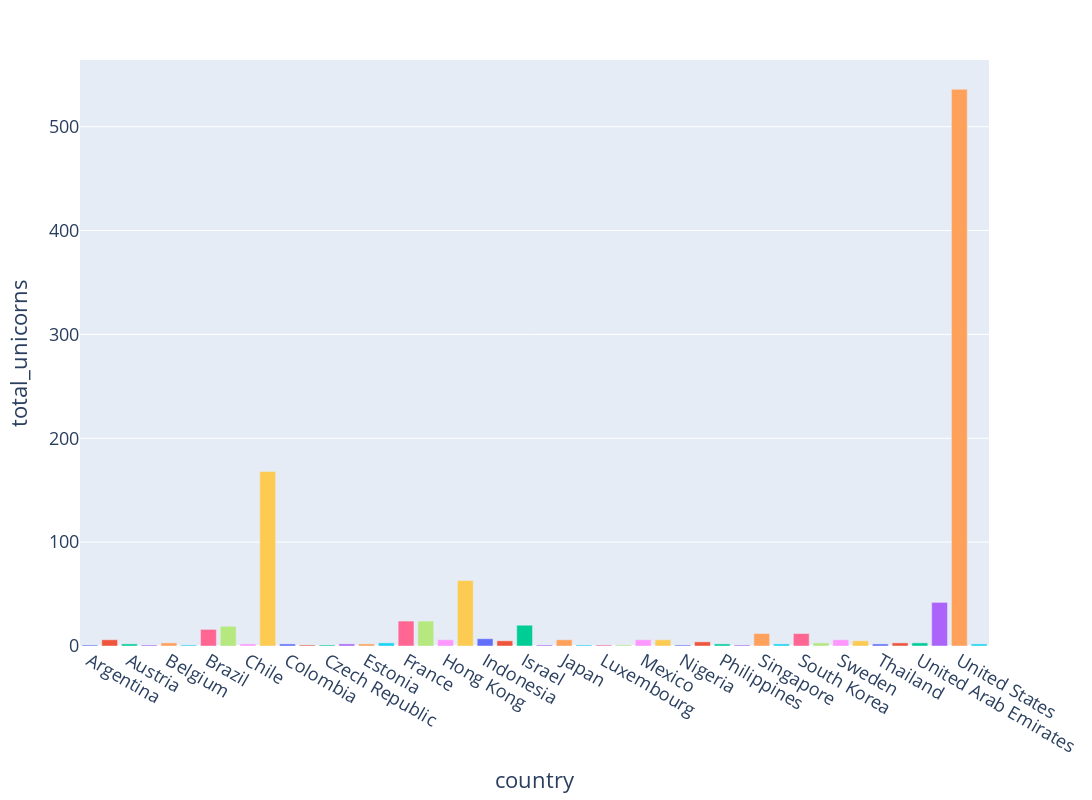

The cell this chart's notebook holds for it:
### Code cell
fig = px.bar(country_metrics, x="country", y="total_unicorns", color="country")

fig.update_layout(
    height=800,
    width=1200,
    showlegend=False,
    font=dict(
        size=18,
        
    )
)

fig.show()

### Figure 1 — Plotly figure (JSON) as saved in the notebook; plotly's stock layout.template omitted (floating-point values rounded to 4 significant figures)
{"data": [{"alignmentgroup": "True", "hovertemplate": "country=%{x}<br>total_unicorns=%{y}<extra></extra>", "legendgroup": "Argentina", "marker": {"color": "#636efa", "pattern": {"shape": ""}}, "name": "Argentina", "offsetgroup": "Argentina", "orientation": "v", "showlegend": true, "textposition": "auto", "type": "bar", "x": ["Argentina"], "xaxis": "x", "y": [1], "yaxis": "y"}, {"alignmentgroup": "True", "hovertemplate": "country=%{x}<br>total_unicorns=%{y}<extra></extra>", "legendgroup": "Australia", "marker": {"color": "#EF553B", "pattern": {"shape": ""}}, "name": "Australia", "offsetgroup": "Australia", "orientation": "v", "showlegend": true, "textposition": "auto", "type": "bar", "x": ["Australia"], "xaxis": "x", "y": [6], "yaxis": "y"}, {"alignmentgroup": "True", "hovertemplate": "country=%{x}<br>total_unicorns=%{y}<extra></extra>", "legendgroup": "Austria", "marker": {"color": "#00cc96", "pattern": {"shape": ""}}, "name": "Austria", "offsetgroup": "Austria", "orientation": "v", "showlegend": true, "textposition": "auto", "type": "bar", "x": ["Austria"], "xaxis": "x", "y": [2], "yaxis": "y"}, {"alignmentgroup": "True", "hovertemplate": "country=%{x}<br>total_unicorns=%{y}<extra></extra>", "legendgroup": "Bahamas", "marker": {"color": "#ab63fa", "pattern": {"shape": ""}}, "name": "Bahamas", "offsetgroup": "Bahamas", "orientation": "v", "showlegend": true, "textposition": "auto", "type": "bar", "x": ["Bahamas"], "xaxis": "x", "y": [1], "yaxis": "y"}, {"alignmentgroup": "True", "hovertemplate": "country=%{x}<br>total_unicorns=%{y}<extra></extra>", "legendgroup": "Belgium", "marker": {"color": "#FFA15A", "pattern": {"shape": ""}}, "name": "Belgium", "offsetgroup": "Belgium", "orientation": "v", "showlegend": true, "textposition": "auto", "type": "bar", "x": ["Belgium"], "xaxis": "x", "y": [3], "yaxis": "y"}, {"alignmentgroup": "True", "hovertemplate": "country=%{x}<br>total_unicorns=%{y}<extra></extra>", "legendgroup": "Bermuda", "marker": {"color": "#19d3f3", "pattern": {"shape": ""}}, "name": "Bermuda", "offsetgroup": "Bermuda", "orientation": "v", "showlegend": true, "textposition": "auto", "type": "bar", "x": ["Bermuda"], "xaxis": "x", "y": [1], "yaxis": "y"}, {"alignmentgroup": "True", "hovertemplate": "country=%{x}<br>total_unicorns=%{y}<extra></extra>", "legendgroup": "Brazil", "marker": {"color": "#FF6692", "pattern": {"shape": ""}}, "name": "Brazil", "offsetgroup": "Brazil", "orientation": "v", "showlegend": true, "textposition": "auto", "type": "bar", "x": ["Brazil"], "xaxis": "x", "y": [16], "yaxis": "y"}, {"alignmentgroup": "True", "hovertemplate": "country=%{x}<br>total_unicorns=%{y}<extra></extra>", "legendgroup": "Canada", "marker": {"color": "#B6E880", "pattern": {"shape": ""}}, "name": "Canada", "offsetgroup": "Canada", "orientation": "v", "showlegend": true, "textposition": "auto", "type": "bar", "x": ["Canada"], "xaxis": "x", "y": [19], "yaxis": "y"}, {"alignmentgroup": "True", "hovertemplate": "country=%{x}<br>total_unicorns=%{y}<extra></extra>", "legendgroup": "Chile", "marker": {"color": "#FF97FF", "pattern": {"shape": ""}}, "name": "Chile", "offsetgroup": "Chile", "orientation": "v", "showlegend": true, "textposition": "auto", "type": "bar", "x": ["Chile"], "xaxis": "x", "y": [2], "yaxis": "y"}, {"alignmentgroup": "True", "hovertemplate": "country=%{x}<br>total_unicorns=%{y}<extra></extra>", "legendgroup": "China", "marker": {"color": "#FECB52", "pattern": {"shape": ""}}, "name": "China", "offsetgroup": "China", "orientation": "v", "showlegend": true, "textposition": "auto", "type": "bar", "x": ["China"], "xaxis": "x", "y": [168], "yaxis": "y"}, {"alignmentgroup": "True", "hovertemplate": "country=%{x}<br>total_unicorns=%{y}<extra></extra>", "legendgroup": "Colombia", "marker": {"color": "#636efa", "pattern": {"shape": ""}}, "name": "Colombia", "offsetgroup": "Colombia", "orientation": "v", "showlegend": true, "textposition": "auto", "type": "bar", "x": ["Colombia"], "xaxis": "x", "y": [2], "yaxis": "y"}, {"alignmentgroup": "True", "hovertemplate": "country=%{x}<br>total_unicorns=%{y}<extra></extra>", "legendgroup": "Croatia", "marker": {"color": "#EF553B", "pattern": {"shape": ""}}, "name": "Croatia", "offsetgroup": "Croatia", "orientation": "v", "showlegend": true, "textposition": "auto", "type": "bar", "x": ["Croatia"], "xaxis": "x", "y": [1], "yaxis": "y"}, {"alignmentgroup": "True", "hovertemplate": "country=%{x}<br>total_unicorns=%{y}<extra></extra>", "legendgroup": "Czech Republic", "marker": {"color": "#00cc96", "pattern": {"shape": ""}}, "name": "Czech Republic", "offsetgroup": "Czech Republic", "orientation": "v", "showlegend": true, "textposition": "auto", "type": "bar", "x": ["Czech Republic"], "xaxis": "x", "y": [1], "yaxis": "y"}, {"alignmentgroup": "True", "hovertemplate": "country=%{x}<br>total_unicorns=%{y}<extra></extra>", "legendgroup": "Denmark", "marker": {"color": "#ab63fa", "pattern": {"shape": ""}}, "name": "Denmark", "offsetgroup": "Denmark", "orientation": "v", "showlegend": true, "textposition": "auto", "type": "bar", "x": ["Denmark"], "xaxis": "x", "y": [2], "yaxis": "y"}, {"alignmentgroup": "True", "hovertemplate": "country=%{x}<br>total_unicorns=%{y}<extra></extra>", "legendgroup": "Estonia", "marker": {"color": "#FFA15A", "pattern": {"shape": ""}}, "name": "Estonia", "offsetgroup": "Estonia", "orientation": "v", "showlegend": true, "textposition": "auto", "type": "bar", "x": ["Estonia"], "xaxis": "x", "y": [2], "yaxis": "y"}, {"alignmentgroup": "True", "hovertemplate": "country=%{x}<br>total_unicorns=%{y}<extra></extra>", "legendgroup": "Finland", "marker": {"color": "#19d3f3", "pattern": {"shape": ""}}, "name": "Finland", "offsetgroup": "Finland", "orientation": "v", "showlegend": true, "textposition": "auto", "type": "bar", "x": ["Finland"], "xaxis": "x", "y": [3], "yaxis": "y"}, {"alignmentgroup": "True", "hovertemplate": "country=%{x}<br>total_unicorns=%{y}<extra></extra>", "legendgroup": "France", "marker": {"color": "#FF6692", "pattern": {"shape": ""}}, "name": "France", "offsetgroup": "France", "orientation": "v", "showlegend": true, "textposition": "auto", "type": "bar", "x": ["France"], "xaxis": "x", "y": [24], "yaxis": "y"}, {"alignmentgroup": "True", "hovertemplate": "country=%{x}<br>total_unicorns=%{y}<extra></extra>", "legendgroup": "Germany", "marker": {"color": "#B6E880", "pattern": {"shape": ""}}, "name": "Germany", "offsetgroup": "Germany", "orientation": "v", "showlegend": true, "textposition": "auto", "type": "bar", "x": ["Germany"], "xaxis": "x", "y": [24], "yaxis": "y"}, {"alignmentgroup": "True", "hovertemplate": "country=%{x}<br>total_unicorns=%{y}<extra></extra>", "legendgroup": "Hong Kong", "marker": {"color": "#FF97FF", "pattern": {"shape": ""}}, "name": "Hong Kong", "offsetgroup": "Hong Kong", "orientation": "v", "showlegend": true, "textposition": "auto", "type": "bar", "x": ["Hong Kong"], "xaxis": "x", "y": [6], "yaxis": "y"}, {"alignmentgroup": "True", "hovertemplate": "country=%{x}<br>total_unicorns=%{y}<extra></extra>", "legendgroup": "India", "marker": {"color": "#FECB52", "pattern": {"shape": ""}}, "name": "India", "offsetgroup": "India", "orientation": "v", "showlegend": true, "textposition": "auto", "type": "bar", "x": ["India"], "xaxis": "x", "y": [63], "yaxis": "y"}, {"alignmentgroup": "True", "hovertemplate": "country=%{x}<br>total_unicorns=%{y}<extra></extra>", "legendgroup": "Indonesia", "marker": {"color": "#636efa", "pattern": {"shape": ""}}, "name": "Indonesia", "offsetgroup": "Indonesia", "orientation": "v", "showlegend": true, "textposition": "auto", "type": "bar", "x": ["Indonesia"], "xaxis": "x", "y": [7], "yaxis": "y"}, {"alignmentgroup": "True", "hovertemplate": "country=%{x}<br>total_unicorns=%{y}<extra></extra>", "legendgroup": "Ireland", "marker": {"color": "#EF553B", "pattern": {"shape": ""}}, "name": "Ireland", "offsetgroup": "Ireland", "orientation": "v", "showlegend": true, "textposition": "auto", "type": "bar", "x": ["Ireland"], "xaxis": "x", "y": [5], "yaxis": "y"}, {"alignmentgroup": "True", "hovertemplate": "country=%{x}<br>total_unicorns=%{y}<extra></extra>", "legendgroup": "Israel", "marker": {"color": "#00cc96", "pattern": {"shape": ""}}, "name": "Israel", "offsetgroup": "Israel", "orientation": "v", "showlegend": true, "textposition": "auto", "type": "bar", "x": ["Israel"], "xaxis": "x", "y": [20], "yaxis": "y"}, {"alignmentgroup": "True", "hovertemplate": "country=%{x}<br>total_unicorns=%{y}<extra></extra>", "legendgroup": "Italy", "marker": {"color": "#ab63fa", "pattern": {"shape": ""}}, "name": "Italy", "offsetgroup": "Italy", "orientation": "v", "showlegend": true, "textposition": "auto", "type": "bar", "x": ["Italy"], "xaxis": "x", "y": [1], "yaxis": "y"}, {"alignmentgroup": "True", "hovertemplate": "country=%{x}<br>total_unicorns=%{y}<extra></extra>", "legendgroup": "Japan", "marker": {"color": "#FFA15A", "pattern": {"shape": ""}}, "name": "Japan", "offsetgroup": "Japan", "orientation": "v", "showlegend": true, "textposition": "auto", "type": "bar", "x": ["Japan"], "xaxis": "x", "y": [6], "yaxis": "y"}, {"alignmentgroup": "True", "hovertemplate": "country=%{x}<br>total_unicorns=%{y}<extra></extra>", "legendgroup": "Lithuania", "marker": {"color": "#19d3f3", "pattern": {"shape": ""}}, "name": "Lithuania", "offsetgroup": "Lithuania", "orientation": "v", "showlegend": true, "textposition": "auto", "type": "bar", "x": ["Lithuania"], "xaxis": "x", "y": [1], "yaxis": "y"}, {"alignmentgroup": "True", "hovertemplate": "country=%{x}<br>total_unicorns=%{y}<extra></extra>", "legendgroup": "Luxembourg", "marker": {"color": "#FF6692", "pattern": {"shape": ""}}, "name": "Luxembourg", "offsetgroup": "Luxembourg", "orientation": "v", "showlegend": true, "textposition": "auto", "type": "bar", "x": ["Luxembourg"], "xaxis": "x", "y": [1], "yaxis": "y"}, {"alignmentgroup": "True", "hovertemplate": "country=%{x}<br>total_unicorns=%{y}<extra></extra>", "legendgroup": "Malaysia", "marker": {"color": "#B6E880", "pattern": {"shape": ""}}, "name": "Malaysia", "offsetgroup": "Malaysia", "orientation": "v", "showlegend": true, "textposition": "auto", "type": "bar", "x": ["Malaysia"], "xaxis": "x", "y": [1], "yaxis": "y"}, {"alignmentgroup": "True", "hovertemplate": "country=%{x}<br>total_unicorns=%{y}<extra></extra>", "legendgroup": "Mexico", "marker": {"color": "#FF97FF", "pattern": {"shape": ""}}, "name": "Mexico", "offsetgroup": "Mexico", "orientation": "v", "showlegend": true, "textposition": "auto", "type": "bar", "x": ["Mexico"], "xaxis": "x", "y": [6], "yaxis": "y"}, {"alignmentgroup": "True", "hovertemplate": "country=%{x}<br>total_unicorns=%{y}<extra></extra>", "legendgroup": "Netherlands", "marker": {"color": "#FECB52", "pattern": {"shape": ""}}, "name": "Netherlands", "offsetgroup": "Netherlands", "orientation": "v", "showlegend": true, "textposition": "auto", "type": "bar", "x": ["Netherlands"], "xaxis": "x", "y": [6], "yaxis": "y"}, {"alignmentgroup": "True", "hovertemplate": "country=%{x}<br>total_unicorns=%{y}<extra></extra>", "legendgroup": "Nigeria", "marker": {"color": "#636efa", "pattern": {"shape": ""}}, "name": "Nigeria", "offsetgroup": "Nigeria", "orientation": "v", "showlegend": true, "textposition": "auto", "type": "bar", "x": ["Nigeria"], "xaxis": "x", "y": [1], "yaxis": "y"}, {"alignmentgroup": "True", "hovertemplate": "country=%{x}<br>total_unicorns=%{y}<extra></extra>", "legendgroup": "Norway", "marker": {"color": "#EF553B", "pattern": {"shape": ""}}, "name": "Norway", "offsetgroup": "Norway", "orientation": "v", "showlegend": true, "textposition": "auto", "type": "bar", "x": ["Norway"], "xaxis": "x", "y": [4], "yaxis": "y"}, {"alignmentgroup": "True", "hovertemplate": "country=%{x}<br>total_unicorns=%{y}<extra></extra>", "legendgroup": "Philippines", "marker": {"color": "#00cc96", "pattern": {"shape": ""}}, "name": "Philippines", "offsetgroup": "Philippines", "orientation": "v", "showlegend": true, "textposition": "auto", "type": "bar", "x": ["Philippines"], "xaxis": "x", "y": [2], "yaxis": "y"}, {"alignmentgroup": "True", "hovertemplate": "country=%{x}<br>total_unicorns=%{y}<extra></extra>", "legendgroup": "Senegal", "marker": {"color": "#ab63fa", "pattern": {"shape": ""}}, "name": "Senegal", "offsetgroup": "Senegal", "orientation": "v", "showlegend": true, "textposition": "auto", "type": "bar", "x": ["Senegal"], "xaxis": "x", "y": [1], "yaxis": "y"}, {"alignmentgroup": "True", "hovertemplate": "country=%{x}<br>total_unicorns=%{y}<extra></extra>", "legendgroup": "Singapore", "marker": {"color": "#FFA15A", "pattern": {"shape": ""}}, "name": "Singapore", "offsetgroup": "Singapore", "orientation": "v", "showlegend": true, "textposition": "auto", "type": "bar", "x": ["Singapore"], "xaxis": "x", "y": [12], "yaxis": "y"}, {"alignmentgroup": "True", "hovertemplate": "country=%{x}<br>total_unicorns=%{y}<extra></extra>", "legendgroup": "South Africa", "marker": {"color": "#19d3f3", "pattern": {"shape": ""}}, "name": "South Africa", "offsetgroup": "South Africa", "orientation": "v", "showlegend": true, "textposition": "auto", "type": "bar", "x": ["South Africa"], "xaxis": "x", "y": [2], "yaxis": "y"}, {"alignmentgroup": "True", "hovertemplate": "country=%{x}<br>total_unicorns=%{y}<extra></extra>", "legendgroup": "South Korea", "marker": {"color": "#FF6692", "pattern": {"shape": ""}}, "name": "South Korea", "offsetgroup": "South Korea", "orientation": "v", "showlegend": true, "textposition": "auto", "type": "bar", "x": ["South Korea"], "xaxis": "x", "y": [12], "yaxis": "y"}, {"alignmentgroup": "True", "hovertemplate": "country=%{x}<br>total_unicorns=%{y}<extra></extra>", "legendgroup": "Spain", "marker": {"color": "#B6E880", "pattern": {"shape": ""}}, "name": "Spain", "offsetgroup": "Spain", "orientation": "v", "showlegend": true, "textposition": "auto", "type": "bar", "x": ["Spain"], "xaxis": "x", "y": [3], "yaxis": "y"}, {"alignmentgroup": "True", "hovertemplate": "country=%{x}<br>total_unicorns=%{y}<extra></extra>", "legendgroup": "Sweden", "marker": {"color": "#FF97FF", "pattern": {"shape": ""}}, "name": "Sweden", "offsetgroup": "Sweden", "orientation": "v", "showlegend": true, "textposition": "auto", "type": "bar", "x": ["Sweden"], "xaxis": "x", "y": [6], "yaxis": "y"}, {"alignmentgroup": "True", "hovertemplate": "country=%{x}<br>total_unicorns=%{y}<extra></extra>", "legendgroup": "Switzerland", "marker": {"color": "#FECB52", "pattern": {"shape": ""}}, "name": "Switzerland", "offsetgroup": "Switzerland", "orientation": "v", "showlegend": true, "textposition": "auto", "type": "bar", "x": ["Switzerland"], "xaxis": "x", "y": [5], "yaxis": "y"}, {"alignmentgroup": "True", "hovertemplate": "country=%{x}<br>total_unicorns=%{y}<extra></extra>", "legendgroup": "Thailand", "marker": {"color": "#636efa", "pattern": {"shape": ""}}, "name": "Thailand", "offsetgroup": "Thailand", "orientation": "v", "showlegend": true, "textposition": "auto", "type": "bar", "x": ["Thailand"], "xaxis": "x", "y": [2], "yaxis": "y"}, {"alignmentgroup": "True", "hovertemplate": "country=%{x}<br>total_unicorns=%{y}<extra></extra>", "legendgroup": "Turkey", "marker": {"color": "#EF553B", "pattern": {"shape": ""}}, "name": "Turkey", "offsetgroup": "Turkey", "orientation": "v", "showlegend": true, "textposition": "auto", "type": "bar", "x": ["Turkey"], "xaxis": "x", "y": [3], "yaxis": "y"}, {"alignmentgroup": "True", "hovertemplate": "country=%{x}<br>total_unicorns=%{y}<extra></extra>", "legendgroup": "United Arab Emirates", "marker": {"color": "#00cc96", "pattern": {"shape": ""}}, "name": "United Arab Emirates", "offsetgroup": "United Arab Emirates", "orientation": "v", "showlegend": true, "textposition": "auto", "type": "bar", "x": ["United Arab Emirates"], "xaxis": "x", "y": [3], "yaxis": "y"}, {"alignmentgroup": "True", "hovertemplate": "country=%{x}<br>total_unicorns=%{y}<extra></extra>", "legendgroup": "United Kingdom", "marker": {"color": "#ab63fa", "pattern": {"shape": ""}}, "name": "United Kingdom", "offsetgroup": "United Kingdom", "orientation": "v", "showlegend": true, "textposition": "auto", "type": "bar", "x": ["United Kingdom"], "xaxis": "x", "y": [42], "yaxis": "y"}, {"alignmentgroup": "True", "hovertemplate": "country=%{x}<br>total_unicorns=%{y}<extra></extra>", "legendgroup": "United States", "marker": {"color": "#FFA15A", "pattern": {"shape": ""}}, "name": "United States", "offsetgroup": "United States", "orientation": "v", "showlegend": true, "textposition": "auto", "type": "bar", "x": ["United States"], "xaxis": "x", "y": [536], "yaxis": "y"}, {"alignmentgroup": "True", "hovertemplate": "country=%{x}<br>total_unicorns=%{y}<extra></extra>", "legendgroup": "Vietnam", "marker": {"color": "#19d3f3", "pattern": {"shape": ""}}, "name": "Vietnam", "offsetgroup": "Vietnam", "orientation": "v", "showlegend": true, "textposition": "auto", "type": "bar", "x": ["Vietnam"], "xaxis": "x", "y": [2], "yaxis": "y"}], "layout": {"barmode": "relative", "font": {"size": 18}, "height": 800, "legend": {"title": {"text": "country"}, "tracegroupgap": 0}, "margin": {"t": 60}, "showlegend": false, "width": 1200, "xaxis": {"anchor": "y", "categoryarray": ["Argentina", "Australia", "Austria", "Bahamas", "Belgium", "Bermuda", "Brazil", "Canada", "Chile", "China", "Colombia", "Croatia", "Czech Republic", "Denmark", "Estonia", "Finland", "France", "Germany", "Hong Kong", "India", "Indonesia", "Ireland", "Israel", "Italy", "Japan", "Lithuania", "Luxembourg", "Malaysia", "Mexico", "Netherlands", "Nigeria", "Norway", "Philippines", "Senegal", "Singapore", "South Africa", "South Korea", "Spain", "Sweden", "Switzerland", "Thailand", "Turkey", "United Arab Emirates", "United Kingdom", "United States", "Vietnam"], "categoryorder": "array", "domain": [0, 1], "title": {"text": "country"}}, "yaxis": {"anchor": "x", "domain": [0, 1], "title": {"text": "total_unicorns"}}}}
